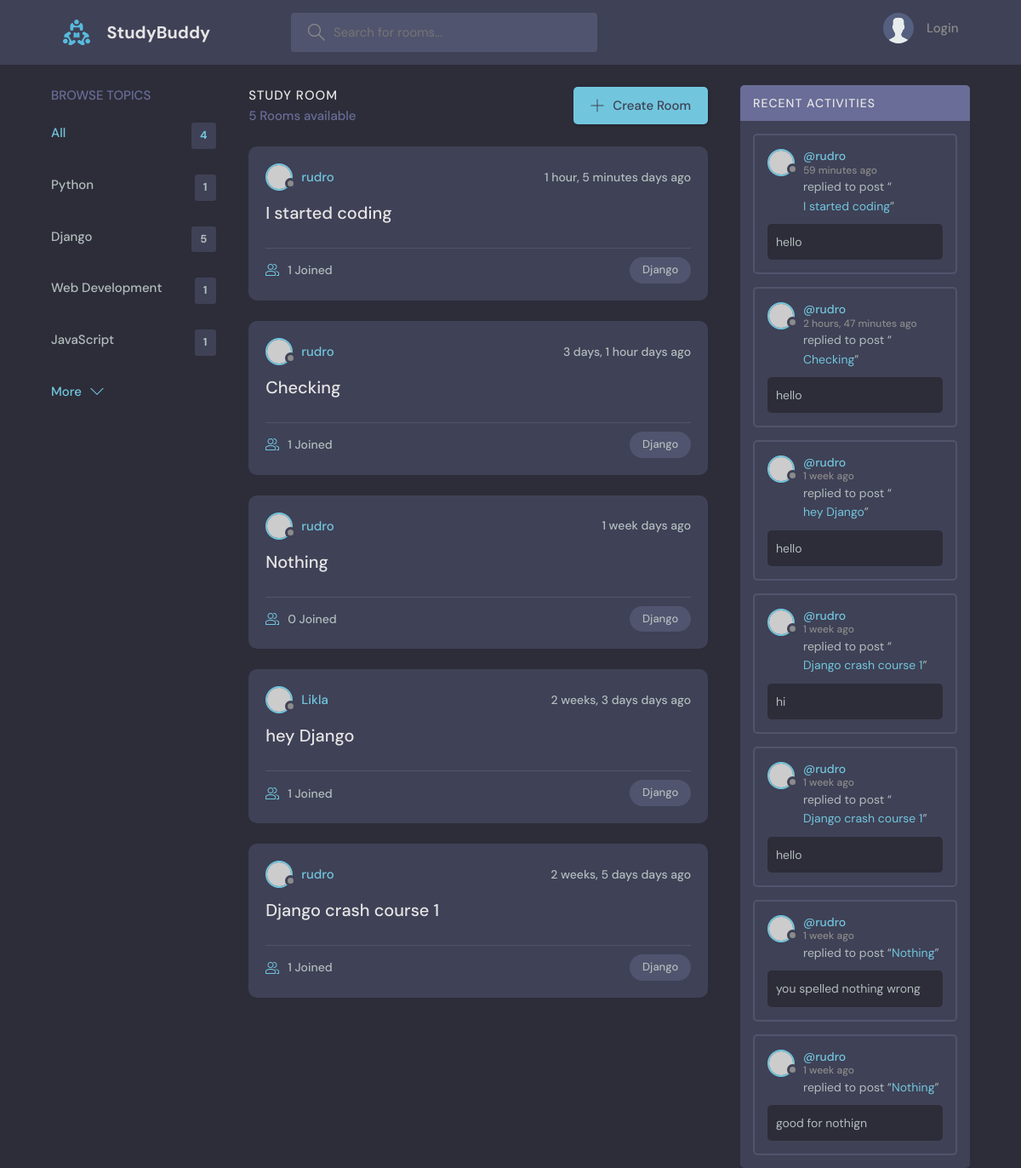
Screenshot of /?q=Django with the database file from the repository.
### base/models.py (models this page shows, shortened)
class Topic(models.Model):
    name = models.CharField(max_length=200)

class Room(models.Model):
    host = models.ForeignKey(User, on_delete=models.SET_NULL, null=True)
    topic = models.ForeignKey(Topic, on_delete=models.SET_NULL, null=True)
    name =models.CharField(max_length=200)
    description = models.TextField(null=True, blank=True)
    participants = models.ManyToManyField(User, related_name='participants', blank=True)
    updated = models.DateTimeField(auto_now=True)
    created = models.DateTimeField(auto_now_add=True)
    class Meta:
        ordering = ['-updated', '-created']
    def __str__(self):
        return self.name

class Message(models.Model):
    user = models.ForeignKey(User, on_delete=models.CASCADE)
    room = models.ForeignKey(Room, on_delete=models.CASCADE)
    body = models.TextField()
    updated = models.DateTimeField(auto_now=True)
    created = models.DateTimeField(auto_now_add=True)
    class Meta:
        ordering = ['-updated', '-created']

### base/views.py (the view)
# urls.py: path('', views.home, name='home'),
def home(request):
     q = request.GET.get('q') if request.GET.get('q') != None else ''
     room_messages = Message.objects.filter(Q(room__topic__name__icontains= q) |
                                           Q(body__icontains = q )
                                           )
     rooms = Room.objects.filter(Q(topic__name__icontains= q) |
                                  Q(name__icontains = q ) |
                                  Q(description__icontains = q )|
                                  Q(host__username__icontains=q)
                                  )
     topics = Topic.objects.all()
     room_count = rooms.count()
     context = {'rooms': rooms, 'topics': topics, 'room_count': room_count , 'room_messages': room_messages}
     return render(request, 'base/home.html', context)

### base/templates/base/home.html (shortened to what this page needs)
{% extends "main.html" %} {% block content %}
<main class="layout layout--3">
  <div class="container">
    {% include 'base/topics_component.html' %}
    <div class="roomList">
      <div class="roomList__header">
        <div>
          <h2>Study Room</h2>
          <p>{{room_count}} Rooms available</p>
        </div>
        <a class="btn btn--main" href="{% url 'create-room' %}">
          <svg
            version="1.1"
            xmlns="http://www.w3.org/2000/svg"
            width="32"
            height="32"
            viewBox="0 0 32 32"
          >
            <title>add</title>
            <path
              d="M16.943 0.943h-1.885v14.115h-14.115v1.885h14.115v14.115h1.885v-14.115h14.115v-1.885h-14.115v-14.115z"
            ></path>
          </svg>
          Create Room
        </a>
      </div>
      {%include 'base/feed_component.html'%}
    </div>
    {% include 'base/activity_component.html' %}
  </div>
</main>
{% endblock content %}

### base/templates/base/topics_component.html
<div class="topics">
  <div class="topics__header">
    <h2>Browse Topics</h2>
  </div>
  <ul class="topics__list">
    <li>
      <a href="/" class="active">All <span>{{topics.count}}</span></a>
    </li>
    {% for topic in topics %}
    <li>
      <a href="{% url 'home' %}?q={{topic.name}}"
        >{{ topic.name }} <span>{{ topic.room_set.all.count }}</span></a
      >
    </li>
    {% endfor %}
  </ul>
  <a class="btn btn--link" href="topics.html">
    More
    <svg
      version="1.1"
      xmlns="http://www.w3.org/2000/svg"
      width="32"
      height="32"
      viewBox="0 0 32 32"
    >
      <title>chevron-down</title>
      <path d="M16 21l-13-13h-3l16 16 16-16h-3l-13 13z"></path>
    </svg>
  </a>
</div>

### base/templates/base/feed_component.html (shortened to what this page needs)
{%for room in rooms%}
<div class="roomListRoom">
  <div class="roomListRoom__header">
    <a href="{%url 'user-profile' room.host.id%}" class="roomListRoom__author">
      <div class="avatar avatar--small">
        <img src="https://randomuser.me/api/portraits/women/11.jpg" />
      </div>
      <span>{{room.host.username}}</span>
    </a>
    <div class="roomListRoom__actions">
      <span>{{room.created|timesince}} days ago</span>
    </div>
  </div>
  <div class="roomListRoom__content">
    <a href="{%url 'room' room.id %}">{{room.name}}</a>
  </div>
  <div class="roomListRoom__meta">
    <a href="{%url 'room' room.id %} " class="roomListRoom__joined">
      {{room.participants.all.count}} Joined
    </a>
    <p class="roomListRoom__topic">{{room.topic.name}}</p>
  </div>
</div>
{%endfor%}

### base/templates/base/activity_component.html (shortened to what this page needs)
<div class="activities">
  <div class="activities__header">
    <h2>Recent Activities</h2>
  </div>
  {% for message in room_messages %}
  <div class="activities__box">
    <div class="activities__boxHeader roomListRoom__header">
      <a
        href="{%url 'user-profile' message.user.id%}"
        class="roomListRoom__author"
      >
        <div class="avatar avatar--small">
          <img src="https://randomuser.me/api/portraits/women/11.jpg" />
        </div>
        <p>
          @{{message.user}}
          <span>{{message.created|timesince}} ago</span>
        </p>
      </a>
    </div>
    <div class="activities__boxContent">
      <p>
        replied to post “<a href="{%url 'room' message.room.id%}"
          >{{message.room}}</a
        >”
      </p>
      <div class="activities__boxRoomContent">{{ message.body }}</div>
    </div>
  </div>
  {% endfor %}
</div>

### rows the page displays
Topic: name "Python", room_set.all.count "1"
Topic: name "Django", room_set.all.count "5"
Topic: name "Web Development", room_set.all.count "1"
Topic: name "JavaScript", room_set.all.count "1"
Room: host.username "rudro", created "1 hour, 5 minutes", name "I started coding", participants.all.count "1", topic.name "Django"
Room: host.username "rudro", created "3 days, 1 hour", name "Checking", participants.all.count "1", topic.name "Django"
Room: host.username "rudro", created "1 week", name "Nothing", participants.all.count "0", topic.name "Django"
Room: host.username "Likla", created "2 weeks, 3 days", name "hey Django", participants.all.count "1", topic.name "Django"
Room: host.username "rudro", created "2 weeks, 5 days", name "Django crash course 1", participants.all.count "1", topic.name "Django"
Message: user "rudro", created "59 minutes", room "I started coding", body "hello"
Message: user "rudro", created "2 hours, 47 minutes", room "Checking", body "hello"
Message: user "rudro", created "1 week", room "hey Django", body "hello"
Message: user "rudro", created "1 week", room "Django crash course 1", body "hi"
Message: user "rudro", created "1 week", room "Django crash course 1", body "hello"
Message: user "rudro", created "1 week", room "Nothing", body "you spelled nothing wrong"
Message: user "rudro", created "1 week", room "Nothing", body "good for nothign"

### other values shown
{{ topics.count }} "4"
{{ room_count }} "5"
